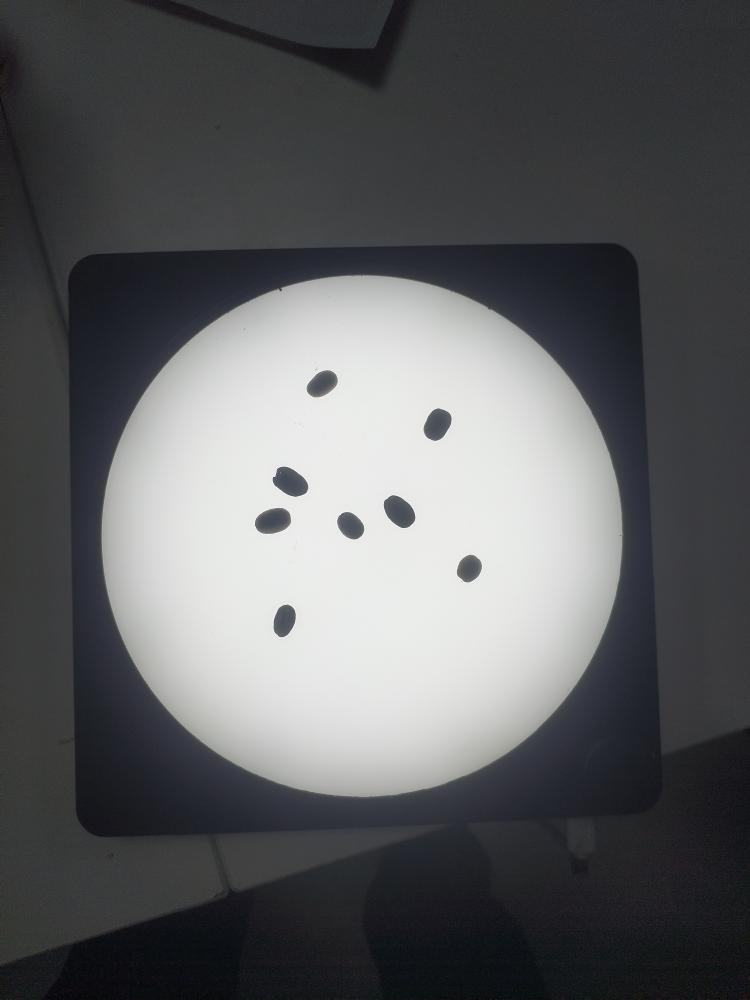
#> input picture particle-core-coffee_bean/57a45b82b6f74f4c59cb697522828378b8d87e55.jpg, 3000 x 4000 px (shown at 1/4 size)
$ python -i GranularRecon.py   (imports and definitions only)
#> lines starting #> are read from the running program, lines starting #| are printed output that depends on the picture; after the words box and inside, x2 and y2 are one past the last pixel; in counts of white or black regions, pixels touching at a corner belong together

#%% 本程序用于通过图像计算颗粒粒径分布

#%% import

import numpy as np
import matplotlib.pyplot as plt
import cv2

#%% 配置常量
# 输出/裁切后图像目标尺寸（最终标准化为正方形）
IMAGE_SIZE = 1750 * 2
# 二值化阈值（用于将灰度图转换为前景/背景）。可根据图像调整或改为自适应。
COLOR_THRESHOLD = 230

#%% 预处理、ROI 相关工具函数
# [13 lines left out: function get_circle, not called in this run]

#%% 载入并预处理图像，检测圆形 ROI 并标准化裁切
def preprocess_img(img_cv):
    """对输入的彩色图像进行灰度化、缩放、圆形 ROI 检测和背景去除。

    输入:
        img_cv: OpenCV 读入的图像（通常为 BGR,但函数使用 COLOR_RGB2GRAY,注意读取一致性）
    输出:
        img_cat_: 裁切并标准化到 IMAGE_SIZE 的灰度图（用于后续分割）
        circle: 圆心与半径（已放缩到 IMAGE_SIZE 的坐标系）
    步骤简介:
        1. 转灰度并按最短边等比例放大到 IMAGE_SIZE
        2. 缩小(10 倍)后用 HoughCircles 寻找圆盘（定位样品区域）
        3. 构建圆形掩膜，将圆外像素替换为圆内低位灰度的 5 百分位值，减小背景影响
        4. 用高斯滤波构造局部背景 Gimg,并用 img_/Gimg 做局部归一化
        5. 裁切出圆的内接矩形并将边缘外 20 px 置为白，最后 resize 到 IMAGE_SIZE
    """
    # 转为灰度
    img = cv2.cvtColor(img_cv, cv2.COLOR_RGB2GRAY)

    # 按图像较短边放缩到目标尺寸比例
    size_ = min([img.shape[0], img.shape[1]])
    ratio_ = IMAGE_SIZE / size_
    shape_ = [int(img.shape[1]*ratio_), int(img.shape[0]*ratio_)]
    img = cv2.resize(img, shape_)
#> img: shape (4666, 3500)

    # 缩小图像用于圆盘检测
    tmp = cv2.resize(img, (int(img.shape[1]/10), int(img.shape[0]/10)))
    _, binary = cv2.threshold(tmp, 0, 255, cv2.THRESH_BINARY + cv2.THRESH_OTSU)
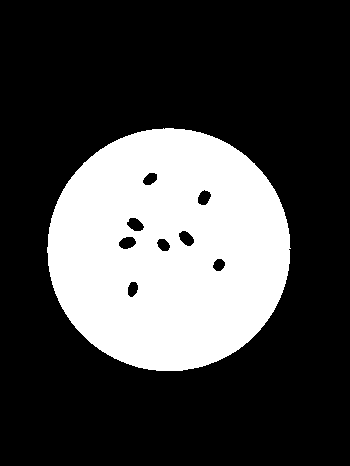
#> binary: shape (466, 350); 27.8% white; 1 white region

    # 找最大白色连通区域，拟合最小外接圆
    contours_roi, _ = cv2.findContours(binary, cv2.RETR_EXTERNAL, cv2.CHAIN_APPROX_SIMPLE)
#> contours_roi = 1 contour; box (x1, y1, x2, y2) and area: (47, 128, 291, 371) 46016
    if not contours_roi:
        raise ValueError("未检测到圆形 ROI，请检查图像或调整参数")
    largest = max(contours_roi, key=cv2.contourArea)
#> largest = contour of 354 points, box (x1, y1, x2, y2) (47, 128, 291, 371), area 46016
    (cx_small, cy_small), r_small = cv2.minEnclosingCircle(largest)
#> cx_small = 168.5; cy_small = 249.3; r_small = 121.6
    circle = np.array([cx_small * 10, cy_small * 10, r_small * 10])
#> circle = [1684.5, 2493.2, 1215.7]

    n_ = img.shape
    rect_ = np.array([[circle[0]-circle[2], circle[0]+circle[2]], [circle[1]-circle[2], circle[1]+circle[2]]], dtype=np.int64)
#> rect_ = [[468, 2900], [1277, 3708]]

    # 构建圆形掩膜：保留圆内像素；圆外用圆内像素的 5% 分位替代（去背景）
    mx, my = np.meshgrid(np.arange(n_[1]), np.arange(n_[0]))
    mask = np.sqrt((np.square((mx - circle[0])) + np.square((my - circle[1])))) < (circle[2])
#> mask: shape (4666, 3500) bool; 28.4% white; 1 white region, box (x1, y1, x2, y2) and area: (469, 1278, 2901, 3709) 4643003
    vtmp1 = img[ mask]
    img_ = img.copy()
    img_[~mask] = np.percentile(vtmp1, 5)
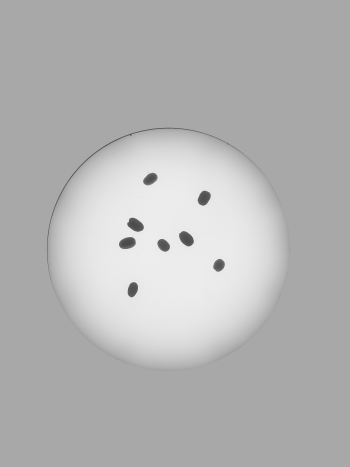
#> img_: shape (4666, 3500) (shown at 1/10 size); min 32, max 255, mean 180.8

    # 大尺度高斯平滑用于局部亮度归一化（缩4x计算后放大，速度提升约50x）
    _scale = 4
    _small = cv2.resize(img_, (img_.shape[1]//_scale, img_.shape[0]//_scale))
    _Gsmall = cv2.GaussianBlur(_small.astype(np.float32) / 255.0, (0, 0), 30 // _scale)
    Gimg = cv2.resize(_Gsmall, (img_.shape[1], img_.shape[0]))


    # 局部归一化并裁切出圆内矩形区域（clamp 边界防止越界）
    img_new = img_.astype(np.float64) / 255.0 / Gimg * 1
    img_new[img_new > 1] = 1.0
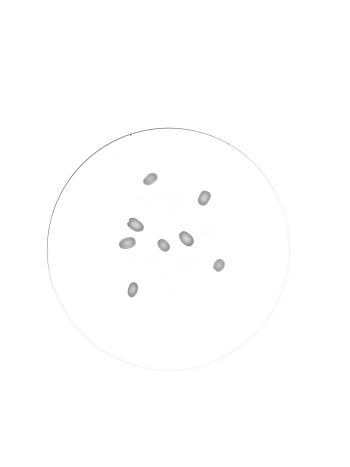
#> img_new: shape (4666, 3500) float64 (shown at 1/10 size); min 0.18, max 1, mean 0.997
    img_new[img_new < 0] = 0.0
    img_new = np.array(img_new * 255, dtype=np.uint8)
    x0 = int(max(0, rect_[0, 0])); x1 = int(min(img.shape[1], rect_[0, 1]))
#> after `x0 = int(max(0, rect_[0, 0]))`: x0 = 468
#> after `x1 = int(min(img.shape[1], rect_[0, 1]))`: x1 = 2900
    y0 = int(max(0, rect_[1, 0])); y1 = int(min(img.shape[0], rect_[1, 1]))
#> after `y0 = int(max(0, rect_[1, 0]))`: y0 = 1277
#> after `y1 = int(min(img.shape[0], rect_[1, 1]))`: y1 = 3708
    img_cat = img_new[y0:y1, x0:x1]
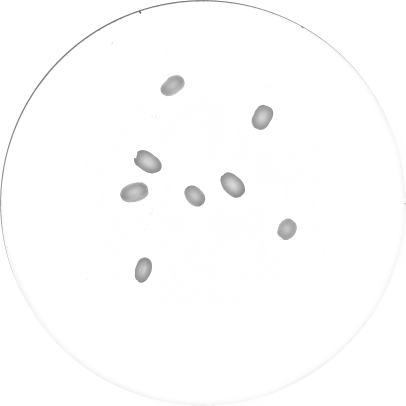
#> img_cat: shape (2431, 2432) (shown at 1/6 size); min 45, max 255, mean 252.6

    # 将圆边缘外略微扩展的区域置白，防止裁切后带入外环噪声
    crop_h, crop_w = img_cat.shape[:2]
    cx_crop = int(circle[0]) - x0
#> cx_crop = 1216
    cy_crop = int(circle[1]) - y0
#> cy_crop = 1216
    r_crop  = int(circle[2])
#> r_crop = 1215
    mx, my = np.meshgrid(np.arange(crop_w), np.arange(crop_h))
    mask = np.sqrt((mx - cx_crop)**2 + (my - cy_crop)**2) > (r_crop - 20)
#> mask: shape (2431, 2432) bool; 24.1% white; 1 white region, box (x1, y1, x2, y2) and area: (0, 0, 2432, 2431) 1426067
    img_cat_ = img_cat.copy()
    img_cat_[mask] = 255
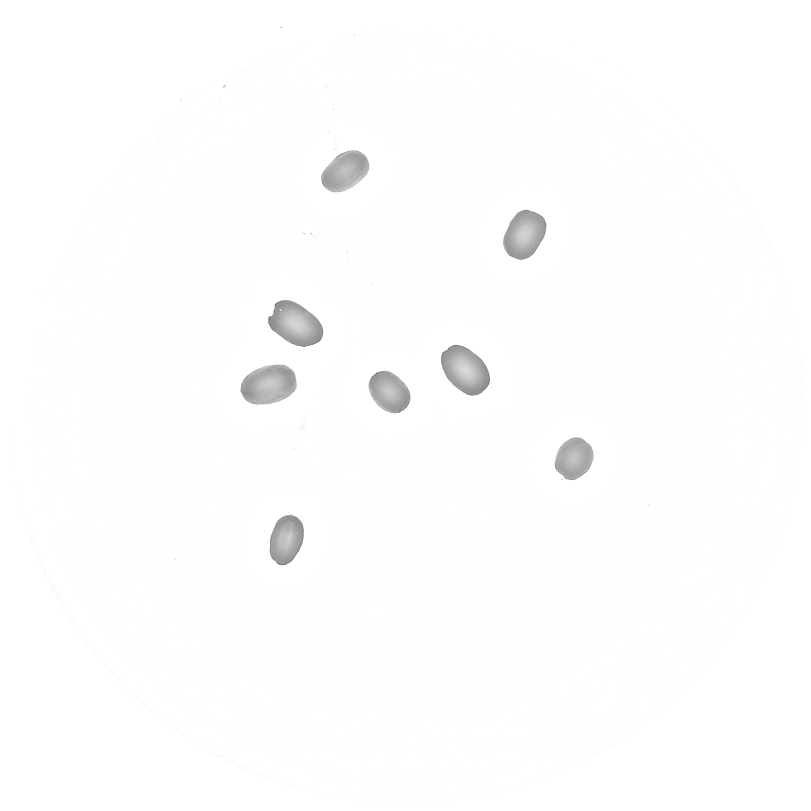
#> img_cat_: shape (2431, 2432) (shown at 1/3 size); 2.98% of pixels changed, all inside (x1, y1, x2, y2) = (1, 1, 2432, 2431)

    # 最后将裁切区域 resize 到固定 IMAGE_SIZE 大小并返回
    circle = (circle * IMAGE_SIZE / img_cat_.shape[0]).astype(np.int32)
#> circle = [2425, 3589, 1750]
    img_cat_ = cv2.resize(img_cat_, (IMAGE_SIZE ,IMAGE_SIZE))
#> img_cat_: shape (3500, 3500)

    return img_cat_, circle

#%% 在图像上填充轮廓（用于可视化或标记）
# [4 lines left out: function contours_draw_img, not called in this run]

#%% 廓形滤波与去锯齿：对轮廓点做一维平滑
def mean_3(vec, N):
    N2 = int(N/2)
    vecc = np.zeros_like(vec)
    len = vec.shape[0]
    for i in range(N2+1):
        vecc[i] = np.mean(vec[:i+N2+1])
        vecc[-i-1] = np.mean(vec[-i-N2-1:])
    for i in range(N2, len-N2-1):
        vecc[i+1] = vecc[i] + (vec[i+N2+1]-vec[i-N2])/(N+1)
    return vecc

def get_mean(vec, N, NUM):
    """重复应用 mean_3 实现更高阶的平滑"""
    N = 2 * int(N/2)
    if N == 0 or NUM == 0:
        return vec
    for _ in range(NUM):
        vec = mean_3(vec, N)
    return vec

def get_mean_mat(mat,N,NUM):
    for i in range(mat.shape[1]):
        mat[:, i] = get_mean(mat[:, i], N, NUM)
    return mat

def smooth_granular(gra):
    """对单个轮廓坐标做平滑处理，返回平滑后的坐标数组"""
    gra = np.squeeze(np.double(gra))
    if len(gra) > 2:
        n = gra.shape[0]; n2 = int(n/2)
        gra = np.vstack((gra, gra[1:, :]))
        gra = get_mean_mat(gra, 2, 1)
        gra = gra[n2+1:n2+n, :]
    return gra

#%% 面积/周长 等几何计算
def cross(v1, v2):
    return v1[:, 0] * v2[:, 1] - v1[:, 1] * v2[:, 0]

def cal_area(GRAi):
    """基于三角剖分计算多边形面积（以第一个点为基准）"""
    ptr_xys = GRAi
    ptr_ori = GRAi[0]
    v1s = ptr_xys[0:-2, :] - ptr_ori
    v2s = ptr_xys[1:-1, :] - ptr_ori
    val = cross(v1s, v2s)
    return np.abs(np.sum(val) / 2)

# 优化 cal_perimeter 函数
def cal_perimeter(GRAi):
    """使用向量化计算周长"""
    if GRAi.shape[0] < 2:
        return 0
    diffs = np.diff(GRAi, axis=0, prepend=GRAi[-1:])
    return np.sum(np.sqrt(np.sum(diffs**2, axis=1)))

def get_granular_info(GRAi):
    """计算单个颗粒的几何特征并返回字典:
    center_pix, 像素周长, 实际面积, 凸包面积, 形状系数, 周长, 凸包周长, 中心坐标, 凸包点集
    """
    """计算单个颗粒的几何特征 - 使用OpenCV凸包算法"""
    center_pix = np.mean(GRAi, axis=0)

    # 去除重复点（可选，但通常OpenCV convexHull可以处理）
    if len(GRAi.shape) == 2 and GRAi.shape[1] == 2:
        # 转换为 (n, 1, 2) 格式
        points = GRAi.reshape(-1, 1, 2).astype(np.float32)
    else:
        # 如果已经是正确格式，直接使用
        points = GRAi.astype(np.float32)

    # 使用OpenCV的凸包算法
    try:
        hull = cv2.convexHull(points, returnPoints=True)
        # 转换为 (m, 2) 格式
        IJs_edge_cov = hull.reshape(-1, 2)
    except Exception as e:
        print(f"凸包计算失败，使用原始点: {e}")
        IJs_edge_cov = np.unique(GRAi, axis=0)  # 回退方案

    # 周长与面积计算
    perimeter_conv = cal_perimeter(IJs_edge_cov)
    perimeter = cal_perimeter(GRAi)
    convex_area = cal_area(IJs_edge_cov)
    gra_area = cal_area(GRAi)

    pix_perimeter = GRAi.shape[0]
    if (gra_area < 1) or (convex_area < 1):
        # 若面积异常小，则用像素数作为回退值
        gra_area = pix_perimeter
        convex_area = pix_perimeter
        perimeter = pix_perimeter
        perimeter_conv = pix_perimeter

    info = {}
    info['center_pix'] = center_pix
    info['pix_perimeter'] = pix_perimeter
    info['gra_area'] = gra_area
    info['convex_area'] = convex_area
    info['shape_ratio'] = gra_area / convex_area
    info['perimeter'] = perimeter
    info['perimeter_conv'] = perimeter_conv
    info['vector'] = [pix_perimeter, gra_area, convex_area, info['shape_ratio'], perimeter, perimeter_conv, center_pix[0], center_pix[1]]
    info['IJs_edge_cov'] = IJs_edge_cov

    return info

#%% 颗粒拆分相关函数（用于处理粘连颗粒）
def is_split_granular(GRAi):
    """判断是否需要拆分：依据面积与形状系数阈值"""
    info = get_granular_info(GRAi)
    if (info['gra_area'] > 4) and (info['shape_ratio'] < 0.88):
        return True
    else:
        return False

def smooth_granular_face(Gra1, ind):
    """在分割边界处做局部平滑，减小锯齿"""
    Gra1_ = Gra1
    ind3 = np.array([-1, 0, 1], dtype=np.int32)
    iters = ind + np.array([-1, 0, 1, 2], dtype=np.int32)
    for i in iters:
        Gra1_[i, 0] = np.mean(Gra1[i+ind3, 0])
        Gra1_[i, 1] = np.mean(Gra1[i+ind3, 1])
    return Gra1_

def split_granular(GRAi_, ix):
    """按索引区间 ix 将轮廓环拆成两段，并做边界平滑"""
    ind1 = np.hstack([np.arange(0, ix[0]+1), np.arange(ix[1], GRAi_.shape[0]), 0])
    ind2 = np.arange(ix[0], ix[1]+1)
    Gra1 = GRAi_[ind1, :]
    Gra2 = GRAi_[ind2, :]
    try:
        if Gra1.shape[0] > 4:
            Gra1_ = np.vstack([Gra1[-3:, :], Gra1, Gra1])
            Gra1_ = smooth_granular_face(Gra1_, ix[0]+3)
            Gra1 = Gra1_[4:Gra1.shape[0]+4, :]
        if Gra2.shape[0] > 4:
            Gra2_ = np.vstack([Gra2[-6:, :], Gra2]);
            Gra2_ = smooth_granular_face(Gra2_, 4)
            Gra2 = Gra2_[0:Gra2.shape[0]+1, :]
    except:
        print('split failed!')
    return Gra1, Gra2

def split_granular_1to2(GRAi_):
    """尝试将一个可能粘连的轮廓拆分为两个：
    方法：计算所有点对的欧氏距离 Dmat 与沿轮廓索引距离 D2,
    以 conv_ratio = Dmat / D2 的最小值对应点对作为切割处（启发式）。
    返回两个子轮廓和最小距离指标。
    """
    if not is_split_granular(GRAi_):
        return np.array([]), np.array([]), []

    Dmat = np.sqrt(np.square(GRAi_[:, 0] - GRAi_[:, 0][:, np.newaxis]) + \
        np.square(GRAi_[:, 1] - GRAi_[:, 1][:, np.newaxis]))
    Dmat[Dmat == 0] = 1
    n = GRAi_.shape[0]
    n2 = int(n/2)
    vecs = np.arange(n)
    D0 = vecs[:, np.newaxis] - vecs
    D1 = np.abs(D0)

    bo = D1 > n2
    D2 = D1
    D2[bo] = n - D1[bo]
    D2[D2 == 0] = 1

    mask  = np.bitwise_or(D1 < 3, D1 > n-3)
    conv_ratio = Dmat / D2
    conv_ratio[mask] = np.nan
    min_conv = np.nanmin(conv_ratio)

    ixy = np.argwhere(conv_ratio == min_conv)
    ix = [ixy[0][0], ixy[0][1]]
    ix = np.sort(ix)

    min_dist = Dmat[ix[0], ix[1]]
    min_ldis = D2[ix[0], ix[1]]

    Gra1, Gra2 = split_granular(GRAi_, ix)
    min_val = [min_dist, min_ldis]

    return Gra1, Gra2, min_val

#%% 银皮（亮薄膜）判定——用于剔除噪声性薄膜区域
def is_grind_skin(feature):
    # feature: [像素数, 均值, std, pct15, pct50, pct85]
    b1 = np.bitwise_and((feature[0] > 200), (feature[1] > 0.48))
    b2 = np.bitwise_and((feature[0] > 30) , (feature[1] > 0.62))
    return np.bitwise_or(b1, b2)

#%% 后处理：对所有初始颗粒进行剔除银皮与粘连拆分的递归处理
def postprocess_GRAs(GRAs):
    GRAs_copy = []
    TmpGRAs = []
    counter_nonconv = 0
    counter_skin = 0

    for i in range(len(GRAs)):
        # 先剔除被判为银皮的轮廓
        if is_grind_skin(GRAs[i][1]):
            counter_skin += 1
            continue

        GRAi = GRAs[i][0]
        Gra1, Gra2, min_val = split_granular_1to2(GRAi)

        if len(min_val) == 0:
            # 无需拆分，直接加入结果
            GRAs_copy.append(GRAi)
        else:
            # 拆分成功，分别检查子片是否仍需继续拆分（递归队列）
            counter_nonconv += 1
            if not is_split_granular(Gra1):
                GRAs_copy.append(Gra1)
            else:
                TmpGRAs.append(Gra1)
            if not is_split_granular(Gra2):
                GRAs_copy.append(Gra2)
            else:
                TmpGRAs.append(Gra2)

            while len(TmpGRAs) > 0:
                GRAi = TmpGRAs.pop(0)
                Gra1, Gra2, min_val = split_granular_1to2(GRAi)
                if Gra1.size == 0:
                    GRAs_copy.append(GRAi)
                else:
                    counter_nonconv += 1
                    if not is_split_granular(Gra1):
                        GRAs_copy.append(Gra1)
                    else:
                        TmpGRAs.append(Gra1)
                    if not is_split_granular(Gra2):
                        GRAs_copy.append(Gra2)
                    else:
                        TmpGRAs.append(Gra2)
    return GRAs_copy, counter_nonconv, counter_skin

# %% 主流程：颗粒重构与特征提取
def granular_recon(img_cv):
    """入口函数:输入彩色图像,返回颗粒轮廓、裁切图、ROI、特征表等

    返回:
        GRAs_copy: 拆分与过滤后的轮廓列表
        img_cat_: 预处理后用于分割的图像
        circle: ROI 圆参数 (x,y,r)
        contours: 原始 findContours 返回的轮廓
        Ginfos_copy_sort: 按实际面积排序的特征矩阵
        feature_title: 特征列名
        counter_nonconv: 非凸拆分计数
        counter_skin: 被判为银皮并剔除的计数
    """
    img_cat_, circle = preprocess_img(img_cv)
#> circle = [2425, 3589, 1750]

    # 固定阈值二值化（前景为颗粒），然后反转使前景为白色
    _, data = cv2.threshold(img_cat_, COLOR_THRESHOLD, 255, cv2.THRESH_BINARY)
#> data: shape (3500, 3500); 98.1% white; 46 black regions (29 under 20 px), largest, box (x1, y1, x2, y2) and area: (1158, 1296, 1396, 1499) 33019, (1038, 1575, 1281, 1748) 32703, (1904, 1489, 2116, 1709) 32402
    data = 255-data
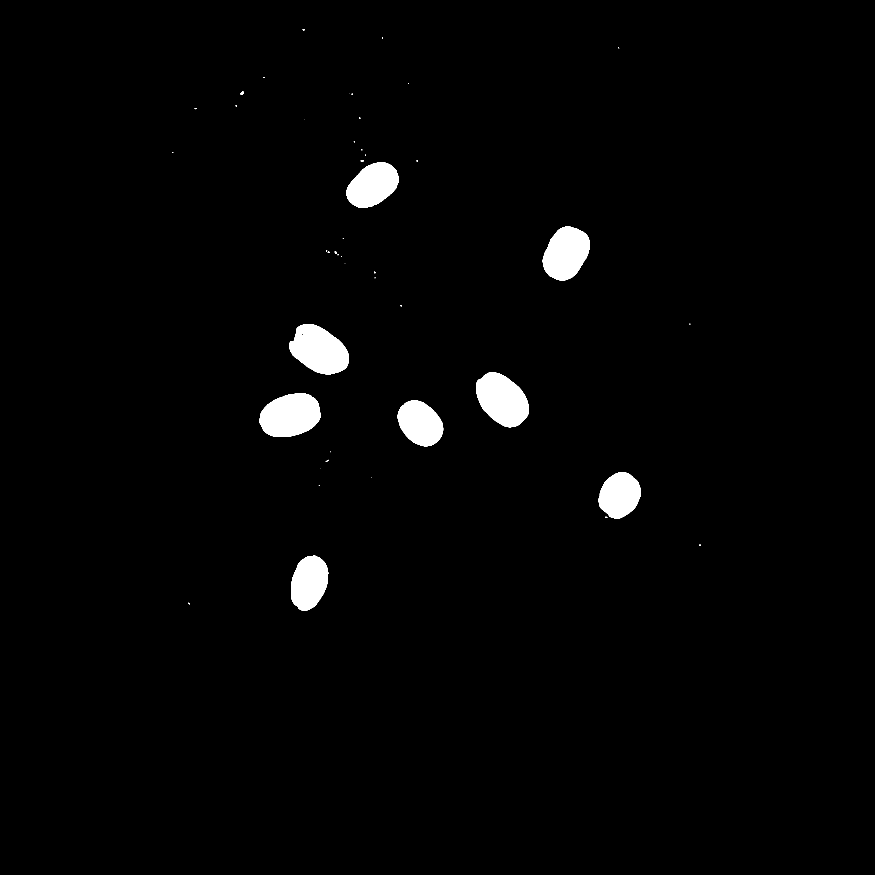
#> data: shape (3500, 3500) (shown at 1/4 size); 1.9% white; 46 white regions (29 under 20 px)

    # 识别外轮廓（每个外轮廓代表一个颗粒或颗粒簇）
    contours, hierarchy = cv2.findContours(data, cv2.RETR_EXTERNAL, cv2.CHAIN_APPROX_NONE)
#> contours = 46 contours, 33 with area under 20; largest, box (x1, y1, x2, y2) and area: (1158, 1296, 1396, 1499) 32750, (1038, 1575, 1281, 1748) 32397, (1904, 1489, 2116, 1709) 32108, (2171, 905, 2359, 1123) 29156, (1386, 649, 1595, 831) 26340

    # 统计每个轮廓内部像素的亮度特征（用 bounding box 小掩码代替全图标号图，速度提升约20x）
    nGRAs = len(contours)
#> nGRAs = 46
    GRAs_ = []
    for i in range(nGRAs):
        x, y, w, h = cv2.boundingRect(contours[i])
        patch = img_cat_[y:y+h, x:x+w].astype(np.float64) / 255.0
        mask = np.zeros((h, w), dtype=np.uint8)
        cv2.drawContours(mask, [contours[i] - [x, y]], -1, 1, thickness=-1)
        tmp = patch[mask == 1]
        if tmp.size == 0:
            tmp = np.array([0.0])
        GRAs_.append([
            tmp.size,
            np.mean(tmp),
            np.std(tmp),
            np.percentile(tmp, 15),
            np.percentile(tmp, 50),
            np.percentile(tmp, 85)])
#> this loop made 46 passes
#> (x, y, w, h) on passes 1, 2, 3, 4, 7, 9, 11, 12: (753, 2411, 6, 6), (1164, 2223, 149, 219), (2797, 2178, 5, 5), (2422, 2067, 7, 5), (2394, 1889, 169, 186), (1303, 1839, 12, 8), (1591, 1601, 182, 185), (1038, 1575, 243, 173)
#> pass 2, in granular_recon, `patch = img_cat_[y:y+h, x:x+w].astype(np.float64) / 255.0`:
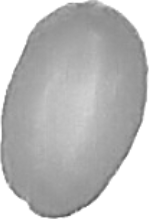
#> patch: shape (219, 149) float64; min 0.29, max 1, mean 0.735
#> after the loop, GRAs_ = 46 items

    # 将原始轮廓与统计特征组合，且对轮廓坐标先做平滑
    GRAs = []
    for i in range(nGRAs):
        c = contours[i]
        if c.size > 2:
            GRAs.append([smooth_granular(c), GRAs_[i]])
#> this loop made 46 passes
#> after the loop, GRAs = 42 items

    # 后处理：剔除银皮并递归拆分粘连颗粒
    GRAs_copy, counter_nonconv, counter_skin = postprocess_GRAs(GRAs)
#> the loop in postprocess_GRAs, `for i in range(len(GRAs)):` made 42 passes
#> (b1 in is_grind_skin, b2 in is_grind_skin, counter_skin) on pass 2: (True, True, 1)

    print(len(GRAs_copy), len(GRAs))
#| 30 42

    # 汇总每个最终颗粒的几何特征
    Ginfos_copy = []
    for i in range(len(GRAs_copy)):
        info = get_granular_info(GRAs_copy[i])
        Ginfos_copy.append(info['vector'])
#> this loop made 30 passes

    Ginfos_copy_np = np.array(Ginfos_copy)
    vtmp = Ginfos_copy_np[:, 4] / Ginfos_copy_np[:, 1]
    Ginfos_copy_np = np.hstack([Ginfos_copy_np, vtmp[:, np.newaxis]])

    feature_title = ['像素周长(pix)', '实际面积(pix^2)', '凸包面积(pix^2)', '形状系数',
        '周长(pix)', '凸包周长(pix)', '几何中心X(pix)', '几何中心Y(pix)', '比表面积(1/pix)']

    feature_title_str = feature_title[0]
    for str_ in feature_title[1:]:
        feature_title_str += ','
        feature_title_str += str_

    sort_ind = np.argsort(Ginfos_copy_np[:, 1])
    Ginfos_copy_sort = Ginfos_copy_np[sort_ind[::-1], :]

    return GRAs_copy, img_cat_, circle, contours, Ginfos_copy_sort, feature_title, counter_nonconv, counter_skin

>>> import cv2
>>> picture = cv2.cvtColor(cv2.imread('../57a45b82b6f74f4c59cb697522828378b8d87e55.jpg'), cv2.COLOR_BGR2RGB)
>>> result = granular_recon(picture)
